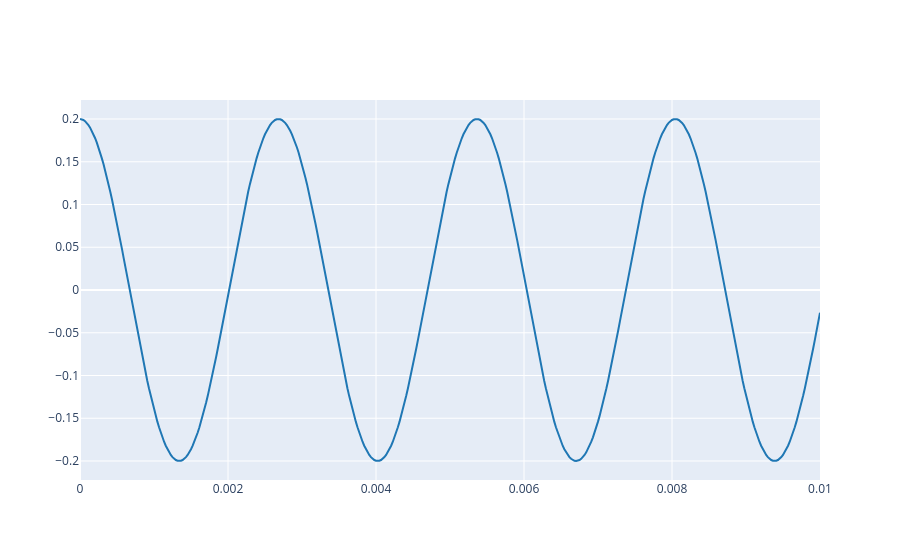

The notebook cell saved with this chart:
### Markdown cell above
2.1. Define a complex sinusoid using the same parameters as in Lab 1, Exercise 3.1, and plot its real part. Then answer: how does changing $\phi$ change the waveform?

### Code cell
A = 0.2
f0 = 373.73
fs = 44100
phi = 0
t = np.arange(0, 0.01, 1.0/fs)
x = A * np.exp(1j * (2 * np.pi * f0 * t + phi))

plot_signals([np.real(x)], fs, name=['real part (Synthesized)'])
# Changing it shifts the wave to the left or right. 
# If we increase the phase, the wave shifts to the left, and if we decrease it, the wave shifts to the right.

### Figure 1 — Plotly figure (JSON) as saved in the notebook; plotly's stock layout.template omitted (floating-point values rounded to 4 significant figures; data arrays with more than 128 entries replaced by an {"elided": "..."} marker saying what was removed)
{"data": [{"line": {"color": "#1f77b4", "shape": "linear"}, "mode": "lines", "name": "real part (Synthesized)", "type": "scatter", "x": {"elided": "441 float values"}, "y": {"elided": "441 float values"}}], "layout": {}}
